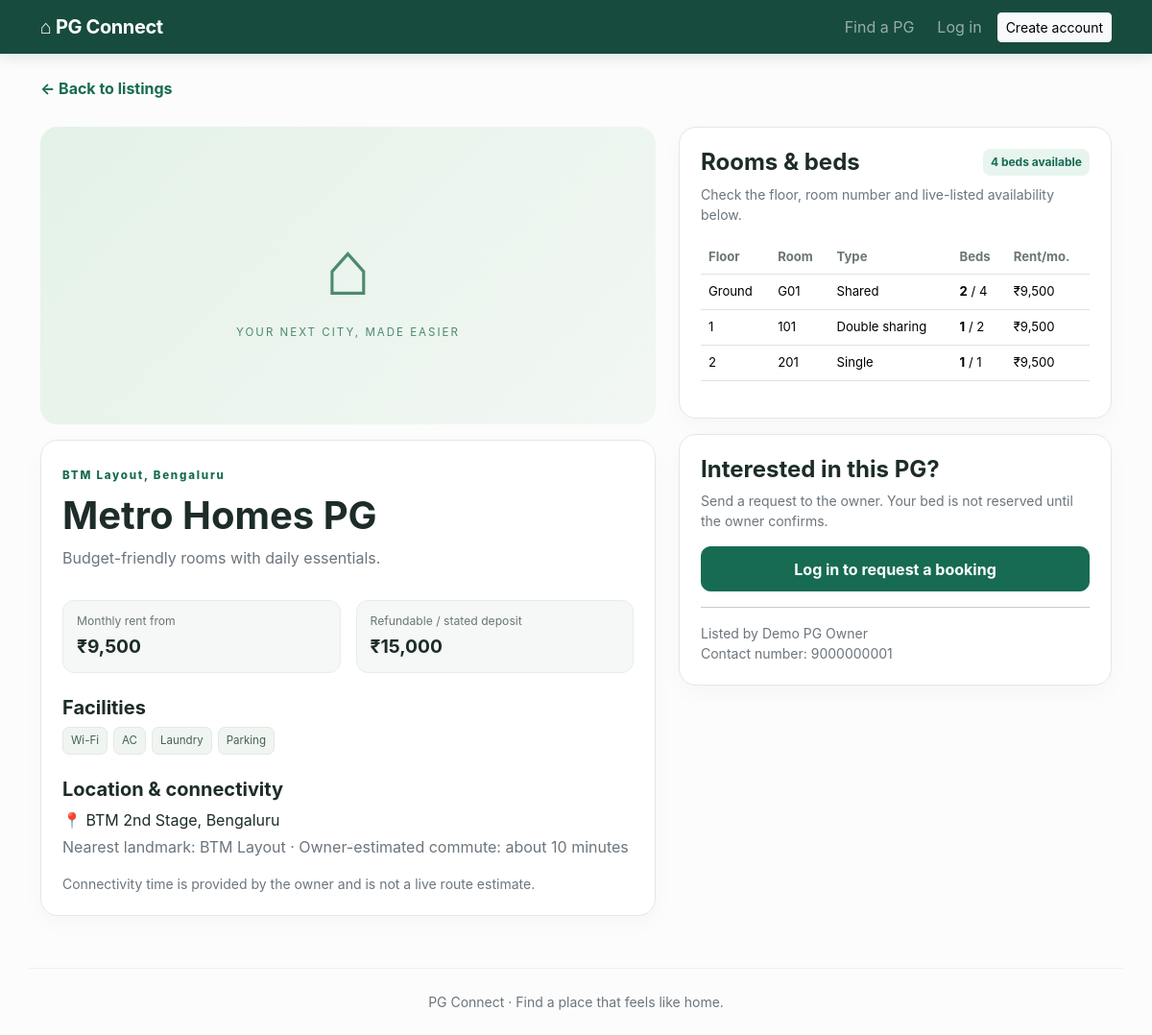
The app's page /pg/3 with its own data.
### tables this page shows
CREATE TABLE pgs (
      id INTEGER PRIMARY KEY AUTOINCREMENT,
      owner_id INTEGER NOT NULL REFERENCES users(id) ON DELETE CASCADE,
      name TEXT NOT NULL,
      city TEXT NOT NULL,
      area TEXT NOT NULL,
      address TEXT NOT NULL,
      description TEXT,
      monthly_rent INTEGER NOT NULL,
      deposit INTEGER NOT NULL DEFAULT 0,
      room_type TEXT NOT NULL DEFAULT 'Shared',
      gender_policy TEXT NOT NULL DEFAULT 'Any',
      facilities TEXT DEFAULT '',
      nearest_landmark TEXT DEFAULT '',
      commute_minutes INTEGER,
      photo_url TEXT DEFAULT '',
      active INTEGER NOT NULL DEFAULT 1,
      created_at TEXT DEFAULT CURRENT_TIMESTAMP
    );

CREATE TABLE rooms (
      id INTEGER PRIMARY KEY AUTOINCREMENT,
      pg_id INTEGER NOT NULL REFERENCES pgs(id) ON DELETE CASCADE,
      floor_number INTEGER NOT NULL,
      room_number TEXT NOT NULL,
      room_type TEXT NOT NULL,
      total_beds INTEGER NOT NULL CHECK(total_beds > 0),
      available_beds INTEGER NOT NULL CHECK(available_beds >= 0 AND available_beds <= total_beds),
      monthly_rent INTEGER NOT NULL,
      UNIQUE(pg_id, floor_number, room_number)
    );

CREATE TABLE users (
      id INTEGER PRIMARY KEY AUTOINCREMENT,
      name TEXT NOT NULL,
      email TEXT NOT NULL UNIQUE,
      phone TEXT,
      password_hash TEXT NOT NULL,
      role TEXT NOT NULL CHECK(role IN ('owner','seeker')),
      created_at TEXT DEFAULT CURRENT_TIMESTAMP
    );

### app.py (the view)
@app.route("/pg/<int:pg_id>")
def pg_detail(pg_id):
    pg = db().execute("""SELECT p.*,u.name owner_name,u.phone owner_phone,
      COALESCE((SELECT SUM(available_beds) FROM rooms WHERE pg_id=p.id),0) available_beds
      FROM pgs p JOIN users u ON u.id=p.owner_id WHERE p.id=? AND p.active=1""", (pg_id,)).fetchone()
    if not pg:
        abort(404)
    rooms = db().execute("SELECT * FROM rooms WHERE pg_id=? ORDER BY floor_number,room_number", (pg_id,)).fetchall()
    return render_template("pg_detail.html", pg=pg, rooms=rooms)

### app.py (called while the page is built)
def db():
    if "db" not in g:
        g.db = sqlite3.connect(app.config["DATABASE"])
        g.db.row_factory = sqlite3.Row
        g.db.execute("PRAGMA foreign_keys = ON")
    return g.db

### templates/pg_detail.html (shortened to what this page needs)
{% extends "base.html" %}
{% block content %}
<a href="{{ url_for('index') }}" class="back-link">← Back to listings</a>
<div class="row g-4 mt-1">
  <div class="col-lg-7">
    {% if pg.photo_url %}<img class="detail-photo" src="{{ pg.photo_url }}" alt="Photo of {{ pg.name }}">{% else %}<div class="detail-placeholder"><span>⌂</span><div>YOUR NEXT CITY, MADE EASIER</div></div>{% endif %}
    <div class="content-panel mt-3"><span class="eyebrow">{{ pg.area }}, {{ pg.city }}</span><h1 class="fw-bold mt-2">{{ pg.name }}</h1><p class="text-secondary">{{ pg.description or 'A PG stay listed on PG Connect.' }}</p>
      <div class="row g-3 mt-2"><div class="col-6"><div class="mini-stat"><span>Monthly rent from</span><strong>₹{{ "{:,}".format(pg.monthly_rent) }}</strong></div></div><div class="col-6"><div class="mini-stat"><span>Refundable / stated deposit</span><strong>₹{{ "{:,}".format(pg.deposit) }}</strong></div></div></div>
      <h5 class="fw-bold mt-4">Facilities</h5><div class="facility-row">{% for f in pg.facilities.split(',') if f %}<span>{{ f }}</span>{% else %}<span>Ask owner for details</span>{% endfor %}</div>
      <h5 class="fw-bold mt-4">Location & connectivity</h5><p class="mb-1">📍 {{ pg.address }}</p><p class="text-secondary">Nearest landmark: {{ pg.nearest_landmark or 'Not specified' }}{% if pg.commute_minutes %} · Owner-estimated commute: about {{ pg.commute_minutes }} minutes{% endif %}</p>
      <p class="small text-secondary mb-0">Connectivity time is provided by the owner and is not a live route estimate.</p>
    </div>
  </div>
  <div class="col-lg-5">
    <div class="content-panel"><div class="d-flex justify-content-between align-items-center"><h4 class="fw-bold mb-0">Rooms & beds</h4><span class="availability">{{ pg.available_beds }} beds available</span></div>
      <p class="small text-secondary mt-2">Check the floor, room number and live-listed availability below.</p>
      <div class="table-responsive"><table class="table align-middle room-table"><thead><tr><th>Floor</th><th>Room</th><th>Type</th><th>Beds</th><th>Rent/mo.</th></tr></thead><tbody>
      {% for r in rooms %}<tr><td>{{ 'Ground' if r.floor_number==0 else r.floor_number }}</td><td>{{ r.room_number }}</td><td>{{ r.room_type }}</td><td><strong>{{ r.available_beds }}</strong> / {{ r.total_beds }}</td><td>₹{{ "{:,}".format(r.monthly_rent) }}</td></tr>{% else %}<tr><td colspan="5">No rooms added yet.</td></tr>{% endfor %}
      </tbody></table></div>
    </div>
    <div class="content-panel mt-3"><h4 class="fw-bold">Interested in this PG?</h4><p class="text-secondary small">Send a request to the owner. Your bed is not reserved until the owner confirms.</p>
    {% if session.get('role') == 'seeker' %}
    <form method="post" action="{{ url_for('request_booking',pg_id=pg.id) }}">
      <label class="form-label">Preferred room (optional)</label><select class="form-select mb-3" name="room_id"><option value="">Let owner suggest a room</option>{% for r in rooms if r.available_beds>0 %}<option value="{{ r.id }}">Floor {{ 'Ground' if r.floor_number==0 else r.floor_number }}, Room {{ r.room_number }} · {{ r.available_beds }} bed(s) · ₹{{ r.monthly_rent }}/month</option>{% endfor %}</select>
      <label class="form-label">Expected move-in date</label><input class="form-control mb-3" type="date" name="move_in_date">
      <label class="form-label">Message to owner</label><textarea class="form-control mb-3" name="message" rows="3" placeholder="Tell the owner about your needs"></textarea>
      <button class="btn btn-brand w-100" {% if pg.available_beds<1 %}disabled{% endif %}>Request a booking</button>
    </form>
    {% elif not session.get('user_id') %}<a class="btn btn-brand w-100" href="{{ url_for('login') }}">Log in to request a booking</a>
    {% else %}<p class="small text-secondary mb-0">PG owners can browse listings but cannot request a booking from their owner account.</p>{% endif %}
    <hr><div class="small text-secondary">Listed by {{ pg.owner_name }}{% if pg.owner_phone %}<br>Contact number: {{ pg.owner_phone }}{% endif %}</div>
    </div>
  </div>
</div>
{% endblock %}

### static/style.css (style rules this page uses)
:root { --ink:#1d2c29;--muted:#6b7773;--green:#176b52;--mint:#e8f5ef;--line:#e2e9e5;--paper:#f7faf8 }
body { background:#fbfcfb;color:var(--ink);font-family:Inter,ui-sans-serif,system-ui,-apple-system,"Segoe UI",sans-serif }
.btn-brand { background:var(--green);color:white;border:1px solid var(--green);font-weight:650;border-radius:10px;padding:.65rem 1rem }
.eyebrow { font-size:.72rem;letter-spacing:1.8px;color:var(--green);font-weight:800 }
.filter-panel,.content-panel,.auth-card { background:#fff;border:1px solid var(--line);border-radius:18px;padding:22px;box-shadow:0 8px 24px #1d2c2907 }
.availability { font-size:.75rem;color:#176b52;background:#e8f5ef;padding:5px 8px;border-radius:8px;white-space:nowrap;font-weight:700 }
.facility-row { display:flex;gap:6px;flex-wrap:wrap }
.facility-row span { font-size:.72rem;background:#f0f5f2;color:#466057;border:1px solid #e1eae4;padding:5px 8px;border-radius:7px }
.back-link { color:var(--green);text-decoration:none;font-weight:650 }
.detail-photo,.detail-placeholder { width:100%;height:310px;object-fit:cover;border-radius:18px }
.detail-placeholder { background:linear-gradient(135deg,#e4f2e9,#f2f7f3);display:flex;flex-direction:column;align-items:center;justify-content:center;color:#4c8a6e;letter-spacing:2px;font-size:.72rem }
.detail-placeholder span { font-size:5rem;letter-spacing:0 }
.mini-stat { background:#f5f8f6;border:1px solid #e7eee9;border-radius:12px;padding:12px 14px }
.mini-stat span { display:block;color:var(--muted);font-size:.76rem }
.mini-stat strong { display:block;font-size:1.2rem;margin-top:3px }
.room-table { font-size:.82rem }
.room-table th { color:#6b7773;font-weight:650;white-space:nowrap }

### records on screen
pgs: area "BTM Layout", city "Bengaluru", name "Metro Homes PG", description "Budget-friendly rooms with daily essentials.", monthly_rent "9,500", deposit "15,000", address "BTM 2nd Stage, Bengaluru", nearest_landmark "BTM Layout", commute_minutes "10"
rooms: floor_number "Ground", room_number "G01", room_type "Shared", available_beds "2", total_beds "4", monthly_rent "9,500"
rooms: floor_number "1", room_number "101", room_type "Double sharing", available_beds "1", total_beds "2", monthly_rent "9,500"
rooms: floor_number "2", room_number "201", room_type "Single", available_beds "1", total_beds "1", monthly_rent "9,500"
users: owner_name "Demo PG Owner", owner_phone "9000000001"

### other values on screen
{{ f }} "Wi-Fi" "AC" "Laundry" "Parking"
{{ pg.available_beds }} "4"
